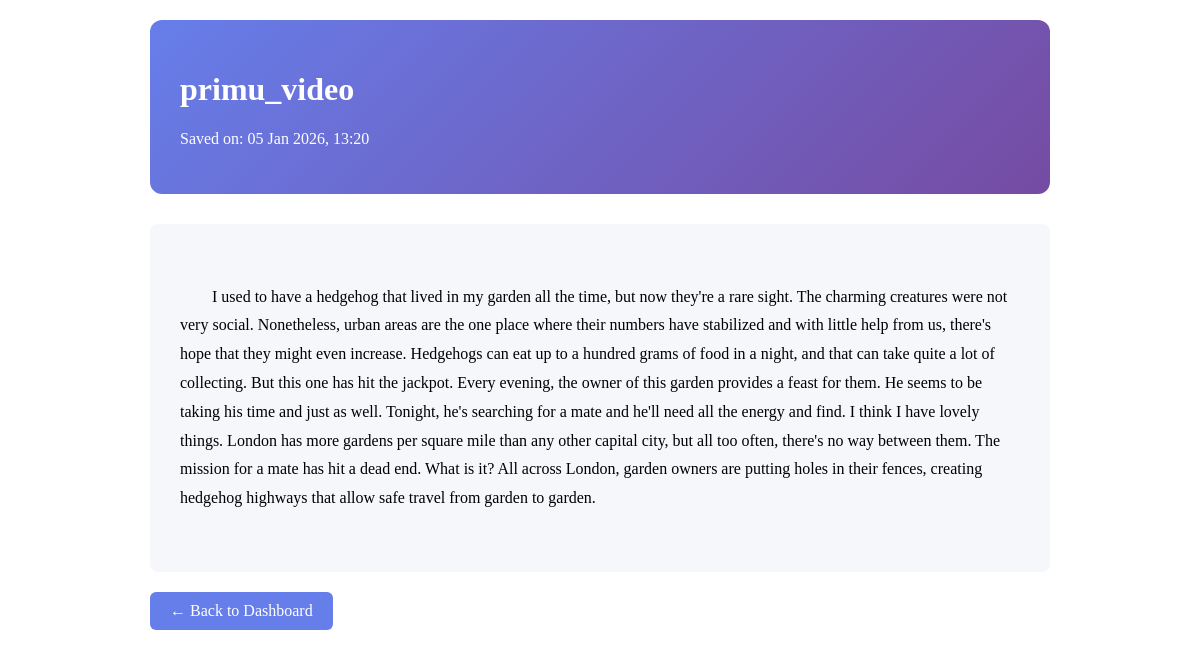
The app's page /app/view/3/ with its own data.
### YoutubeToText/models.py (models this page shows, shortened)
class ConvertedVideo(models.Model):
    title = models.CharField(max_length=255)
    content = models.TextField()
    created_at = models.DateTimeField(auto_now_add=True)
    user = models.ForeignKey(User, on_delete=models.CASCADE, null=True, blank=True)
    class Meta:
        ordering = ['-created_at']  # Cele mai recente primele

### YoutubeToText/views.py (the view)
# urls.py: path('view/<int:video_id>/', views.view_video_detail, name='view_video_detail'),
def view_video_detail(request, video_id):
    try:
        video = ConvertedVideo.objects.get(id=video_id)
        return render(request, 'video_detail.html', {'video': video})
    except ConvertedVideo.DoesNotExist:
        messages.error(request, 'Video not found!')
        return redirect('YoutubeToText:dashboard')

### templates/video_detail.html (shortened to what this page needs)
<!DOCTYPE html>
<html lang="en">
<head>
    <link rel="stylesheet" href="https://cdn.simplecss.org/simple.min.css">
</head>
<body>
    <div class="video-header">
        <h1>{{ video.title }}</h1>
        <p>Saved on: {{ video.created_at|date:"d M Y, H:i" }}</p>
    </div>
    <div class="video-content">
        {{ video.content }}
    </div>
    <a href="{% url 'YoutubeToText:dashboard' %}" class="back-button">← Back to Dashboard</a>
</body>
</html>

### templates/video_detail.html (style rules this page uses)
body { padding: 20px; max-width: 900px; margin: 0 auto; }
.video-header { background: linear-gradient(135deg, #667eea 0%, #764ba2 100%); color: white; padding: 30px; border-radius: 12px; margin-bottom: 30px; }
.video-content { background: #f5f7fa; padding: 30px; border-radius: 8px; line-height: 1.8; white-space: pre-wrap; }
.back-button { display: inline-block; margin-top: 20px; padding: 10px 20px; background: #667eea; color: white; text-decoration: none; border-radius: 6px; }

### records on screen
ConvertedVideo: title "primu_video", created_at "05 Jan 2026, 13:20", content "I used to have a hedgehog that lived in my garden all the time, but now they're a rare sight. The charming creatures were not very social. Nonetheless, urban areas are the one place where their numbers have stabilized and with little help from us, there's hope that they might even increase. Hedgehogs can eat up to a hundred grams of food in a night, and that can take quite a lot of collecting. But this one has hit the jackpot. Every evening, the owner of this garden provides a feast for them. He seems to be taking his time and just as well. Tonight, he's searching for a mate and he'll need all the energy and find. I think I have lovely things. London has more gardens per square mile than…"
